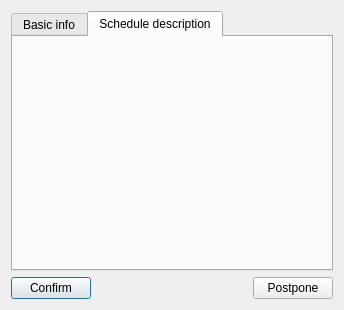
<?xml version="1.0" encoding="UTF-8"?>
<ui version="4.0">
 <class>TimeoutDialog</class>
 <widget class="QDialog" name="TimeoutDialog">
  <property name="geometry">
   <rect>
    <x>0</x>
    <y>0</y>
    <width>344</width>
    <height>310</height>
   </rect>
  </property>
  <property name="windowTitle">
   <string>Dialog</string>
  </property>
  <layout class="QVBoxLayout" name="verticalLayout">
   <item>
    <widget class="QTabWidget" name="tabWidget">
     <property name="currentIndex">
      <number>1</number>
     </property>
     <widget class="QWidget" name="tabBasicInfo">
      <attribute name="title">
       <string>Basic info</string>
      </attribute>
      <layout class="QVBoxLayout" name="verticalLayout_2">
       <item>
        <widget class="QLabel" name="label_2">
         <property name="text">
          <string/>
         </property>
         <property name="pixmap">
          <pixmap resource="resources/icons.qrc">:/statusIcons/checkIcon</pixmap>
         </property>
         <property name="alignment">
          <set>Qt::AlignCenter</set>
         </property>
        </widget>
       </item>
       <item>
        <widget class="QLabel" name="label">
         <property name="font">
          <font>
           <pointsize>14</pointsize>
           <weight>75</weight>
           <italic>false</italic>
           <bold>true</bold>
           <strikeout>false</strikeout>
           <kerning>true</kerning>
          </font>
         </property>
         <property name="text">
          <string>The title</string>
         </property>
         <property name="textFormat">
          <enum>Qt::AutoText</enum>
         </property>
         <property name="alignment">
          <set>Qt::AlignCenter</set>
         </property>
         <property name="wordWrap">
          <bool>true</bool>
         </property>
        </widget>
       </item>
       <item>
        <spacer name="verticalSpacer_2">
         <property name="orientation">
          <enum>Qt::Vertical</enum>
         </property>
         <property name="sizeHint" stdset="0">
          <size>
           <width>20</width>
           <height>40</height>
          </size>
         </property>
        </spacer>
       </item>
      </layout>
     </widget>
     <widget class="QWidget" name="tabScheduleDescription">
      <attribute name="title">
       <string>Schedule description</string>
      </attribute>
     </widget>
    </widget>
   </item>
   <item>
    <layout class="QHBoxLayout" name="horizontalLayout">
     <item>
      <widget class="QPushButton" name="pushButtonConfirm">
       <property name="text">
        <string>Confirm</string>
       </property>
      </widget>
     </item>
     <item>
      <spacer name="horizontalSpacer">
       <property name="orientation">
        <enum>Qt::Horizontal</enum>
       </property>
       <property name="sizeHint" stdset="0">
        <size>
         <width>40</width>
         <height>20</height>
        </size>
       </property>
      </spacer>
     </item>
     <item>
      <widget class="QPushButton" name="pushButtonPostpone">
       <property name="text">
        <string>Postpone</string>
       </property>
      </widget>
     </item>
    </layout>
   </item>
  </layout>
 </widget>
 <resources>
  <include location="resources/icons.qrc"/>
 </resources>
 <connections/>
</ui>
